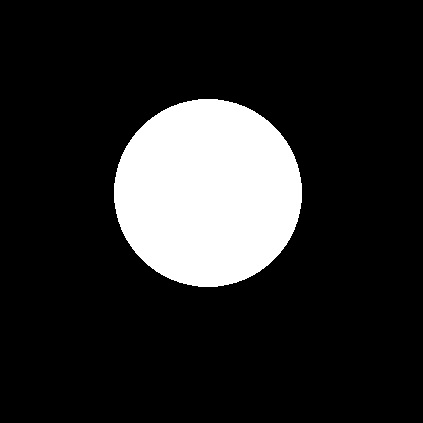
#> input picture images/sobel_test.jpg, 423 x 423 px
$ jupyter execute --allow-errors '图像梯度处理.ipynb'   (shell and % lines are left out)   (older library calls are emulated)
#> lines starting #> are read from the running program, lines starting #| are printed output that depends on the picture
#### 图像梯度-sobel算子

[cell 1]
import cv2
import numpy as np
import matplotlib.pyplot as plt

[cell 2]
# 原始图像
img = cv2.imread('images/sobel_test.jpg',cv2.IMREAD_GRAYSCALE)
#> img is the input picture: shape (423, 423); min 0, max 255, mean 39.5
cv2.imshow('img',img)
cv2.waitKey(0)
cv2.destroyAllWindows()

*dst=cv2.Sobel(src,ddepth,dx,dy,ksize)*
 - ddepth:图像的深度，一般取-1
 - dx和dy分别表示水平方向和竖直方向
 - ksize是Sobel算子的大小

[cell 3]
def cv_show(img,name):
    cv2.imshow(name,img)
    cv2.waitKey(0)
    cv2.destroyAllWindows()

[cell 4]
# 原始图像
cv_show(img,'img')

[cell 5]
sobelx = cv2.Sobel(img,-1,1,0,ksize=3)
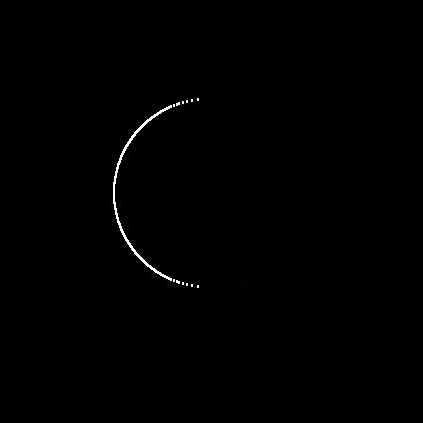
#> sobelx: shape (423, 423); min 0, max 255, mean 1
cv_show(sobelx,'sobelx')

 *白到黑是正数，但是黑到白就是负数了，所有的负数都会被阶段为0，所以要取绝对值*

[cell 6]
sobelx = cv2.Sobel(img,cv2.CV_64F,1,0,ksize=3)
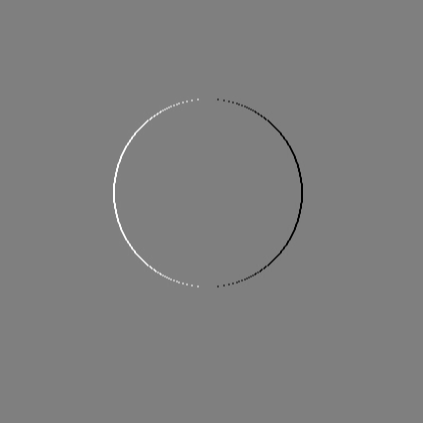
#> sobelx: shape (423, 423) float64; min -1020, max 1020, mean 0; drawn with min black and max white
sobelx = cv2.convertScaleAbs(sobelx)
cv_show(sobelx,'sobelx')

[cell 7]
sobely = cv2.Sobel(img,cv2.CV_64F,0,1,ksize=3)
sobely = cv2.convertScaleAbs(sobely)
cv_show(sobely,'sobely')

*分别计算x和y，再求和*

[cell 8]
sobelxy = cv2.addWeighted(sobelx,0.5,sobely,0.5,0)
cv_show(sobelxy,'sobelxy')

*不建议直接计算*

[cell 9]
sobelxy = cv2.Sobel(img,-1,1,1,ksize=3)
cv_show(sobelxy,'sobelxy')
